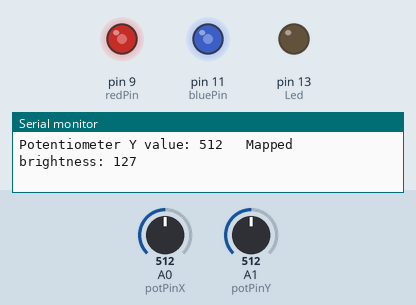
Recording of a sketch running on a simulated Arduino Uno, built with avr-gcc and run on an emulated ATmega328P. On the bench: output pins drawn as LEDs (lit = HIGH), the last lines printed to the serial monitor. The inputs (shaded band) are chosen by the test bench; at power-on: A0 (potPinX) = 512, A1 (potPinY) = 512.

Above: at 1.2 s.
1.3 s: A0 (potPinX) set to 716
At 2.4 s:
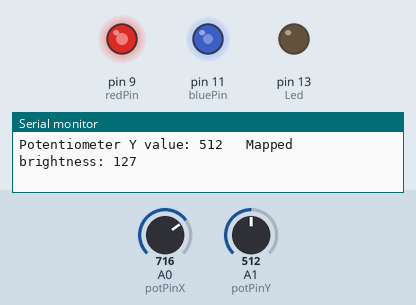
2.9 s: A1 (potPinY) set to 716
At 4.1 s:
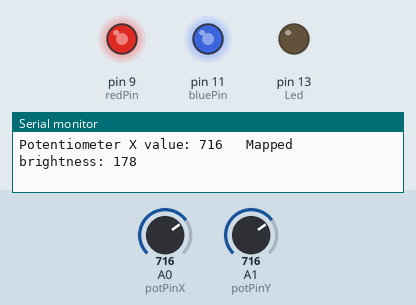
4.4 s: A0 (potPinX) set to 1005
At 5.6 s:
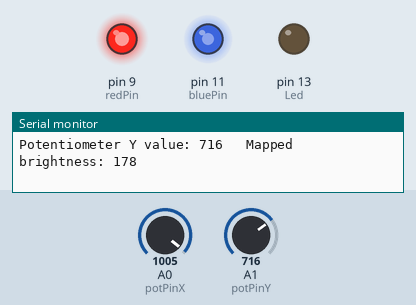
5.9 s: A0 (potPinX) set to 1023
At 7.4 s:
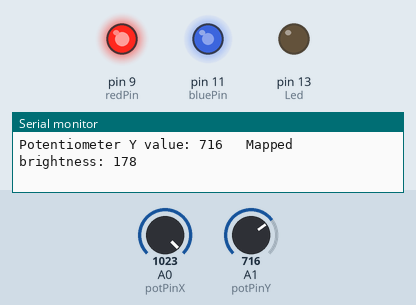
8.9 s: A1 (potPinY) set to 44
At 9.3 s:
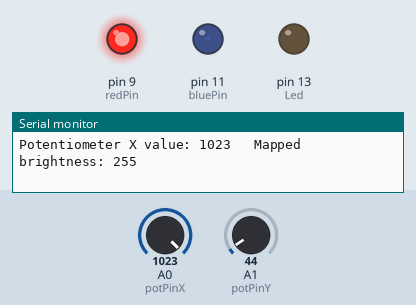
10.4 s: A1 (potPinY) set to 36
At 11.0 s:
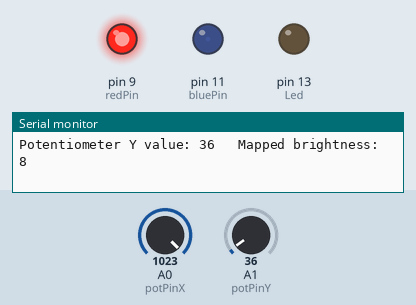
Timing chart, 0 to 13.0 s (numbered marks = the images above; inputs shaded):
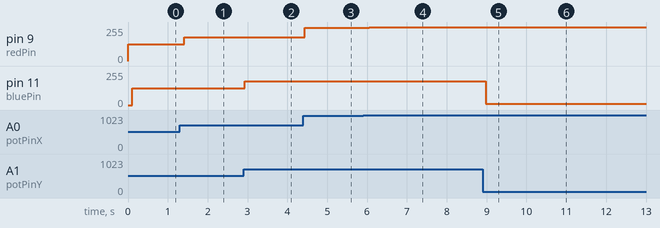

The sketch:

Task7_Joystick_with_RGBLed.ino
```cpp
// ME381 ROBOTICS: Experiment 3
// Task 7: Joystick with RGB LED
// Move the joystick from one extreme to another along the x and the y axis and observe the LED.

#include <Arduino.h>

// Define the pins for RGB LED
const int redPin = 9;    // Red LED pin (PWM)
const int bluePin = 11;  // Blue LED pin (PWM)
int Led=13;//define LED pin


// Define the pin for the X axis potentiometer
const int potPinX = A0;  // Analog input pin for X axis
const int potPinY = A1;  // Analog input pin for Y axis

void setup() {
  // Initialize serial communication
  Serial.begin(9600);

  // Set RGB LED pins as outputs
  pinMode(redPin, OUTPUT);
  pinMode(bluePin, OUTPUT);
  pinMode(Led,OUTPUT);
  digitalWrite(Led,LOW);
}

void loop() {

  int potValueX = analogRead(potPinX);

  // Map the potentiometer value (0-1023) to the range of PWM (0-255)
  int brightness = map(potValueX, 0, 1023, 0, 255);

  // Update the Red LED brightness
  analogWrite(redPin, brightness);

  // Output the mapped brightness value to serial monitor
  Serial.print("Potentiometer X value: ");
  Serial.print(potValueX);
  Serial.print("   Mapped brightness: ");
  Serial.println(brightness);

  // Delay to stabilize readings
  delay(100);
  // Read the potentiometer value for Y axis
  int potValueY = analogRead(potPinY);

  // Map the potentiometer value (0-1023) to the range of PWM (0-255)
  int brightness2 = map(potValueY, 0, 1023, 0, 255);

  // Update the Blue LED brightness
  analogWrite(bluePin, brightness2);

  // Output the mapped brightness value to serial monitor
  Serial.print("Potentiometer Y value: ");
  Serial.print(potValueY);
  Serial.print("   Mapped brightness: ");
  Serial.println(brightness2);

  // Delay to stabilize readings
  delay(100);

}
```

Measured:
- after the input at 1.3 s, pin 9 (redPin): 127/255 → 178/255 after 0.11 s
- after the input at 2.9 s, pin 11 (bluePin): 127/255 → 178/255 at once
- after the input at 4.4 s, pin 9 (redPin): 178/255 → 250/255 at once
- after the input at 5.9 s, pin 9 (redPin): 250/255 → 255/255 after 0.15 s
- after the input at 8.9 s, pin 11 (bluePin): 178/255 → 10/255 after 0.08 s
- after the input at 10.4 s, pin 11 (bluePin): 10/255 → 8/255 after 0.19 s
